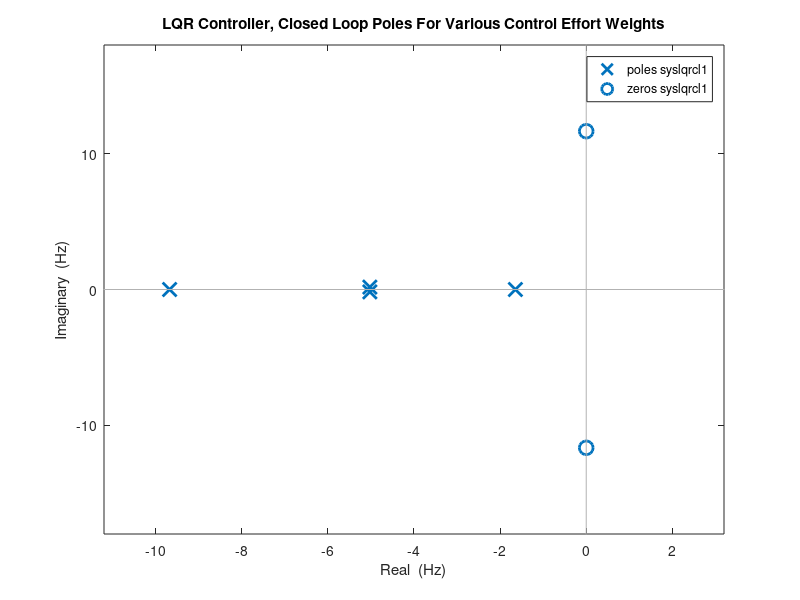

Reproduce this figure in MATLAB. (Note: this script raises an error after producing the figure.)
A = [0    1.0000         0         0;...         0   -7.4631   -3.6744         0;...         0         0         0    1.0000;...         0    9.2203   36.5168         0];B =[0;5.5966;0;-6.9143]%Use the following form for no control damping at the pendulum% Cstr=[1 0 1 0 ]% % Q=Cstr'*Cstr;%q1 = 1/(0.04*(pi/4)^2);             %table positionq2 = 1/(0.5*(pi/3)^2);              %table velocityq3 = 1/(0.04*(pi/4)^2);             %pendulum positionq4 = 1/(0.5*(pi/3)^2);              %pendulum velocityQ = [q1 0 0 0; 0 q2 0 0; 0 0 q3 0; 0 0 0 q4];CC = [1, 0, 1, 0]%Vary  R matrixR = 8;Klqr1=lqr(A,B,Q, R)Pcl1=eig(A-B*Klqr1)/2/pi%Create systems syslqrcl1=ss([A-B*Klqr1],B*Klqr1(:,1),CC,0);figure (1);pzmap(syslqrcl1); hold ontitle('LQR Controller, Closed Loop Poles For Various Control Effort Weights')xlabel('Real  (Hz)')ylabel('Imaginary  (Hz)')grid;hold; axis normal% User may define other labels & axis limits, frequencies in Hz.% Stike any key to continuefigure(2);%Generate impulses Responses at theta1 & theat2 to commanded stept=0:.01:5;implq1=impulse([A-B*Klqr1],B*Klqr1,CC,[0 0],1,t);%Step Response Plotplot(t,implq1),grid,axis([0,5,-2, 2]),gridxlabel('Time (s)'),ylabel('Amplitude') 